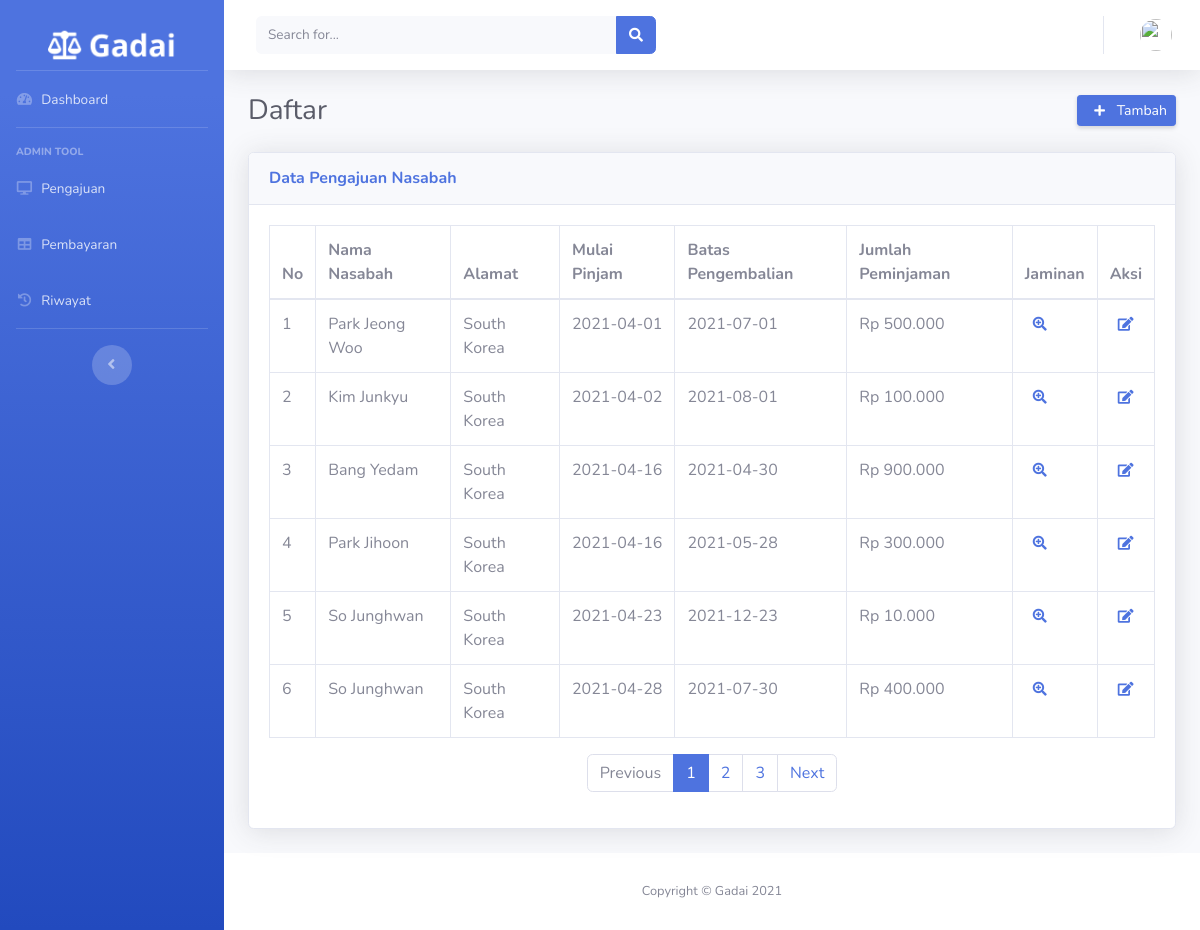
The app's page /index.php/pengajuangadai, older data.
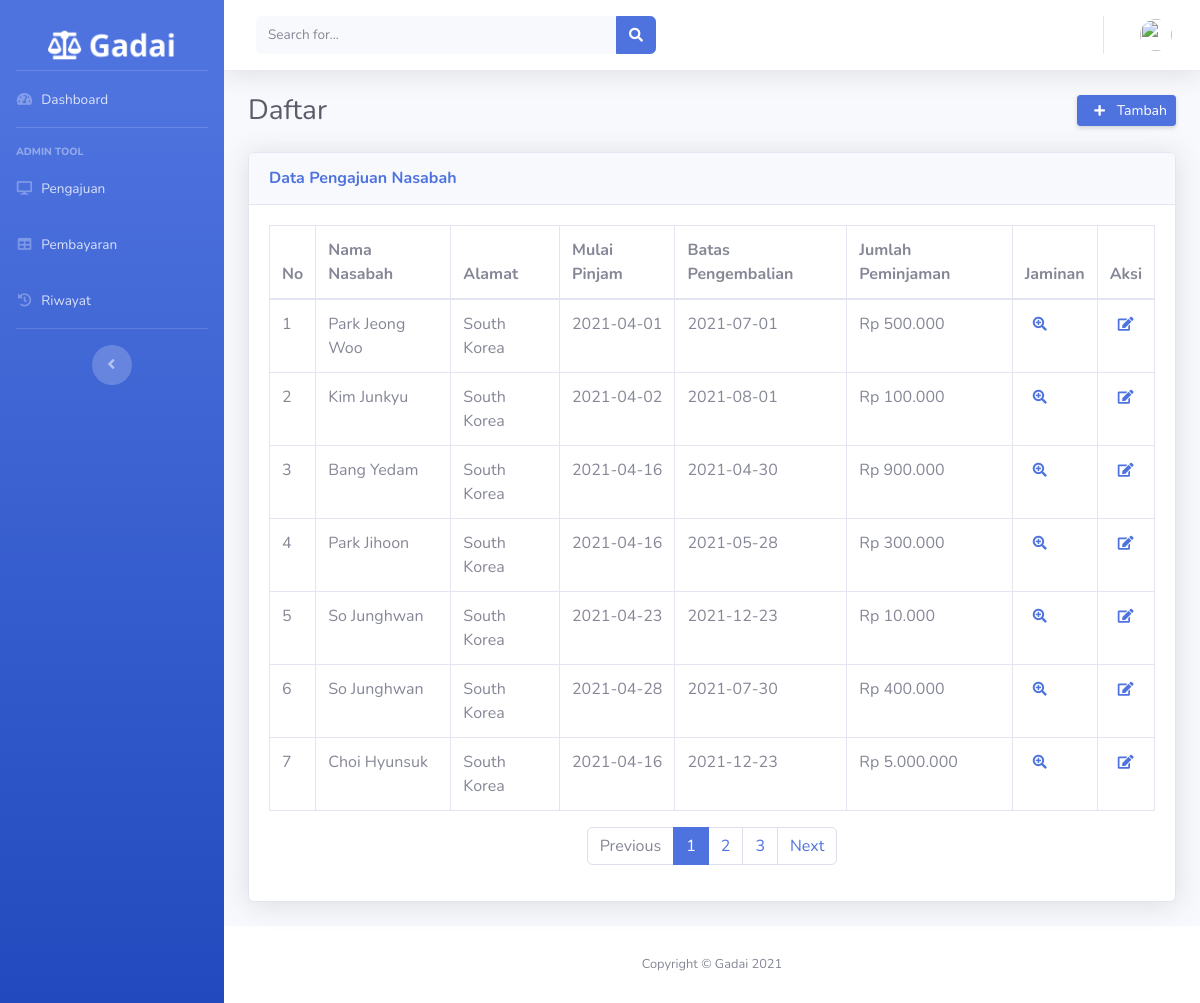
The same page, newer data.
### tables this page shows
CREATE TABLE `pengajuan_gadai` (
  `id` int(11) NOT NULL,
  `nama_nasabah` varchar(128) NOT NULL,
  `alamat` varchar(128) NOT NULL,
  `tanggal_pinjam` date NOT NULL,
  `batas_pengembalian` date NOT NULL,
  `jumlah_peminjaman` int(11) NOT NULL,
  `nama_jaminan` varchar(128) NOT NULL,
  `bukti_jaminan` varchar(128) NOT NULL
);

### application/controllers/PengajuanGadai.php (called while the page is built, shortened)
<?php
class PengajuanGadai extends CI_Controller
{
    public function __construct()
    {
        $this->load->model(array('Pengajuan_model'));
    }
    public function index()
    {
        $data['pengajuan'] = $this->Pengajuan_model->getDataPengajuan();
        $data['title'] = 'Gadai-Pengajuan';
        $data['user'] = $this->db->get_where('user_admin', ['email' => $this->session->userdata('email')])->row_array();
        $this->load->view('templates/header', $data);
        $this->load->view('templates/sidebar', $data);
        $this->load->view('templates/topbar', $data);
        $this->load->view('admin/pengajuan', $data);
        $this->load->view('templates/footer');
    }
}

### index.php (called while the page is built, shortened)
<?php
require_once BASEPATH.'core/CodeIgniter.php';

### application/models/Pengajuan_model.php (called while the page is built, shortened)
<?php
class Pengajuan_model extends CI_Model
{
    public function getDataPengajuan()
    {
        $this->db->select("*");
        $this->db->from("pengajuan_gadai");
        return $this->db->get()->result();
    }
}

### application/views/admin/pengajuan.php (the view, shortened to what this page needs)
<div class="container-fluid">
    <div class="d-sm-flex align-items-center justify-content-between mb-4">
        <h1 class="h3 mb-0 text-gray-800">Daftar</h1>
        <a href="<?php echo base_url('PengajuanGadai/tambahPengajuan'); ?>" class="d-none d-sm-inline-block btn btn-sm btn-primary shadow-sm">
            <i class="fa fa-plus fa-sm text-white-100 mx-2">
            </i> Tambah</a>
    </div>
    <div class="card shadow mb-4">
        <div class="card-header py-3">
            <h6 class="m-0 font-weight-bold text-primary">Data Pengajuan Nasabah</h6>
        </div>
        <div class="card-body">
            <div class="table-responsive">
                <table class="table table-bordered" id="dataTable" width="100%" cellspacing="0">
                    <thead>
                        <tr>
                            <th>No</th>
                            <th>Nama Nasabah</th>
                            <th>Alamat</th>
                            <th>Mulai Pinjam</th>
                            <th>Batas Pengembalian</th>
                            <th>Jumlah Peminjaman</th>
                            <th>Jaminan</th>
                            <th>Aksi</th>
                        </tr>
                    </thead>
                    <tbody>
                        <?php $no = 1;
                        foreach ($pengajuan as $ajuan) { ?>
                            <tr>
                                <td><?php echo $no++; ?></td>
                                <td><?php echo $ajuan->nama_nasabah ?></td>
                                <td><?php echo $ajuan->alamat ?></td>
                                <td><?php echo $ajuan->tanggal_pinjam ?></td>
                                <td><?php echo $ajuan->batas_pengembalian ?></td>
                                <td><?php echo "Rp " . number_format($ajuan->jumlah_peminjaman, 0, ",", ".") ?></td>
                                <td>
                                    <a class="fa fa-search-plus fa-sm text-white-100 mx-2"></a>
                                </td>
                                <td><a class="fa fa-edit fa-sm text-white-100 mx-2"></a>
                                </td>
                            </tr>
                        <?php } ?>
                    </tbody>
                </table>
                <nav aria-label="Page navigation example">
                    <ul class="pagination justify-content-center">
                        <li class="page-item disabled">
                            <a class="page-link" href="#" tabindex="-1">Previous</a>
                        </li>
                        <li class="page-item active"><a class="page-link" href="#">1</a></li>
                        <li class="page-item"><a class="page-link" href="#">2</a></li>
                        <li class="page-item"><a class="page-link" href="#">3</a></li>
                        <li class="page-item">
                            <a class="page-link" href="#">Next</a>
                        </li>
                    </ul>
                </nav>
            </div>
        </div>
    </div>
</div>
</div>

Row changes from the older to the newer data that the page shows:
added pengajuan_gadai: nama_nasabah "Choi Hyunsuk", alamat "South Korea", tanggal_pinjam "2021-04-16", batas_pengembalian "2021-12-23", jumlah_peminjaman "5.000.000"
